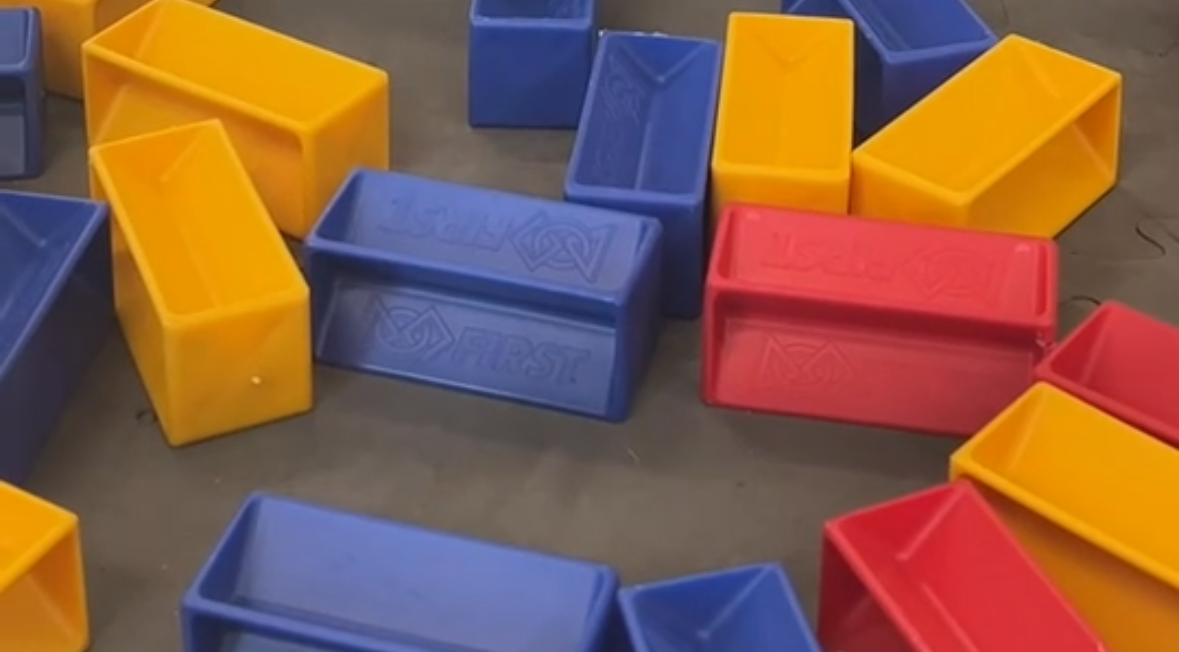
#> input picture img/zoomitd.jpeg, 1179 x 652 px
$ python openCV.py
#> lines starting #> are read from the running program, lines starting #| are printed output that depends on the picture; after the words box and inside, x2 and y2 are one past the last pixel; in counts of white or black regions, pixels touching at a corner belong together
### Loader.py
from PIL import Image, UnidentifiedImageError
import os

class ImageLoader:
    def __init__(self, path):
        self.path = os.path.join("img", path)  # Ensure proper path handling
        self.image = None

    def load_image(self):
        try:
            print(f"Attempting to load image from: {self.path}")
            self.image = Image.open(self.path)
#> self.image is the input picture: PIL image 1179x652 RGBA; mean R, G, B, A 137.5, 93.5, 71.4, 255
            self.image.load()  # Force loading the image into memory
            print("Image loaded successfully.")
        except FileNotFoundError:
            print(f"Error: File not found at {self.path}")
            self.image = None
        except UnidentifiedImageError:
            print(f"Error: Cannot identify image file at {self.path}")
            self.image = None
        except Exception as e:
            print(f"An unexpected error occurred: {e}")
            self.image = None

    def get_image(self):
        if self.image is None:
            print("Image not loaded yet. Loading now...")
            self.load_image()
        return self.image

    # [30 lines left out: functions save_image, getAlpha, getBoxes, getITD, getSamps, not called in this run]
def getITD2():
    loader = ImageLoader('zoomitd.jpeg')
    loader.load_image()
    image = loader.get_image()
    return image

### openCV.py
from Loader import getAlpha, getBoxes, getSamps, getITD, getITD2
import numpy as np
import cv2


# [193 lines left out: functions grey, ycrcb, hls, hsv, yuv, lab and 4 more, not called in this run]


def colorThresh(input, lower, upper):
    image = input
    if image is not None:  # Check if the image is valid
        # Convert the PIL image to a NumPy array for OpenCV
        image_array = cv2.cvtColor(np.array(image), cv2.COLOR_RGB2BGR)

        # Convert the image to HSV color space
        hsv_image = cv2.cvtColor(image_array, cv2.COLOR_BGR2HSV)

        # Create a mask for the specified color range
        mask = cv2.inRange(hsv_image, lower, upper)

        # Apply the mask to the original image
        result = cv2.bitwise_and(image_array, image_array, mask=mask)
        return result
    else:
        print("No image to process.")
        return None


# [285 lines left out: functions contours, contoursMax, submatArea, practicalExample, findSamplesP1, findSamplesP2 and 2 more, not called in this run]


import cv2
import numpy as np


def findSamplesProblematicZOOM(isBlue, step):
    red_lower = np.array([0, 100, 100])
    red_upper = np.array([10, 255, 255])
    yellow_lower = np.array([20, 100, 100])
    yellow_upper = np.array([30, 255, 255])
    blue_lower = np.array([100, 150, 0])
    blue_upper = np.array([140, 255, 255])
    if step > 1:
        yellow_lower = np.array([10, 110, 50])
        yellow_upper = np.array([35, 255, 255])
        blue_lower = np.array([90, 70, 40])
        blue_upper = np.array([135, 255, 255])

    image = getITD2()
    image_array = cv2.cvtColor(np.array(image), cv2.COLOR_RGB2RGBA)

    if step > 0:
        kernel = np.ones((5, 5), np.uint8)
        image2 = cv2.erode(image_array, kernel, iterations=1)
        image3 = cv2.dilate(image2, kernel, iterations=1)
        image = cv2.GaussianBlur(image3, (5, 5), 0)
        if step > 3:
            clean_mask = cv2.morphologyEx(image, cv2.MORPH_CLOSE, kernel)
            image = cv2.morphologyEx(clean_mask, cv2.MORPH_OPEN, kernel)

    yellow = colorThresh(image, yellow_lower, yellow_upper)
#> in colorThresh, `hsv_image = cv2.cvtColor(image_array, cv2.COLOR_BGR2HSV)`: hsv_image: shape (652, 1179, 3); mean H, S, V 68.3, 146.8, 154.9
#> in colorThresh, `mask = cv2.inRange(hsv_image, lower, upper)`:
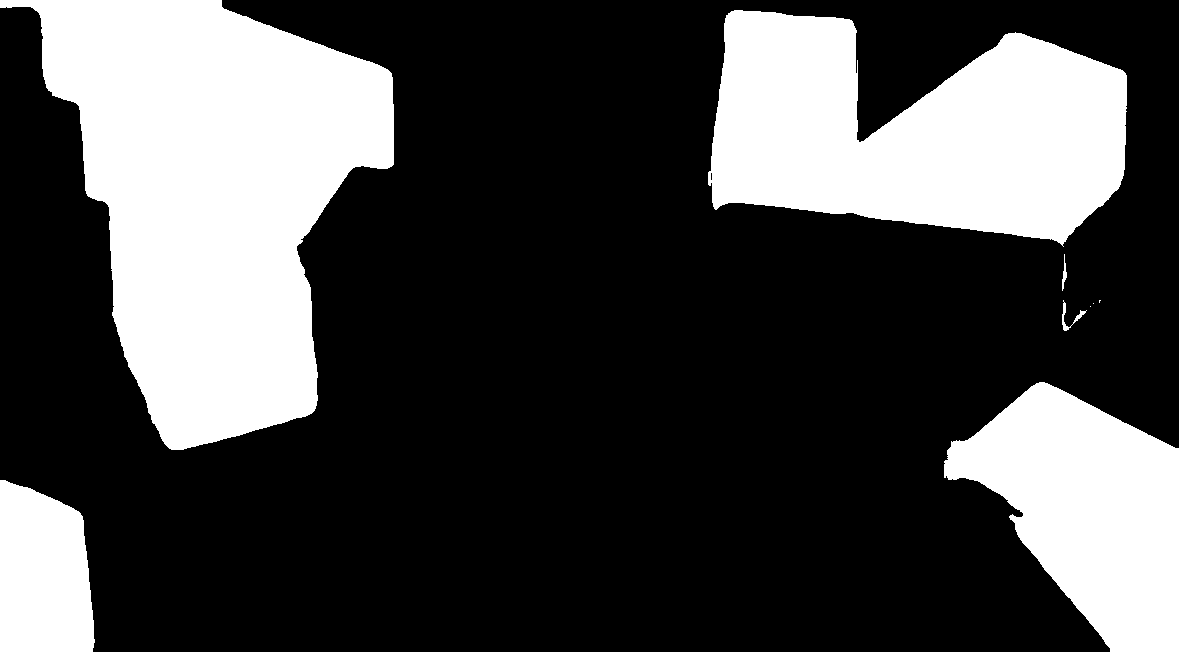
#> mask: shape (652, 1179); 28.9% white; 9 white regions (3 under 20 px), largest, box (x1, y1, x2, y2) and area: (0, 0, 394, 450) 102461, (708, 10, 1127, 247) 67947, (944, 382, 1179, 652) 37816, (0, 480, 95, 652) 13958, (1062, 300, 1087, 331) 153, (1062, 254, 1067, 291) 81

    if isBlue == 1:
        secondary = colorThresh(image, blue_lower, blue_upper)
        # cv2.imshow('Secondary', secondary)
    else:
        if step > 1:
            red_lower2 = np.array([170, 100, 100])
            red_upper2 = np.array([180, 255, 255])
            mask1 = colorThresh(image, red_lower, red_upper)
#> in colorThresh (call 2), `mask = cv2.inRange(hsv_image, lower, upper)`: mask: shape (652, 1179); 2.7% white; 85 white regions (57 under 20 px), largest, box (x1, y1, x2, y2) and area: (714, 202, 1179, 348) 7287, (817, 476, 1112, 652) 5574, (905, 361, 1179, 448) 3064
            mask2 = colorThresh(image, red_lower2, red_upper2)
#> in colorThresh (call 3), `mask = cv2.inRange(hsv_image, lower, upper)`: mask: shape (652, 1179); 13% white; 16 white regions (13 under 20 px), largest, box (x1, y1, x2, y2) and area: (700, 212, 1179, 433) 68579, (822, 488, 1096, 652) 31507, (786, 264, 792, 269) 30
            secondary = cv2.bitwise_or(mask1, mask2)
        else:
            secondary = colorThresh(image, red_lower, red_upper)

    final = cv2.bitwise_or(yellow, secondary)

    if final is not None and final.size > 0:
        if step < 4:
            gray_image = cv2.cvtColor(final, cv2.COLOR_BGR2GRAY)
            contours, _ = cv2.findContours(gray_image, cv2.RETR_EXTERNAL, cv2.CHAIN_APPROX_SIMPLE)
        else:
            # === Advanced Watershed without skimage ===
            gray = cv2.cvtColor(final, cv2.COLOR_BGR2GRAY)
            _, binary = cv2.threshold(gray, 0, 255, cv2.THRESH_BINARY + cv2.THRESH_OTSU)
#> binary: shape (652, 1179); 42.6% white; 7 white regions (3 under 20 px), largest, box (x1, y1, x2, y2) and area: (700, 10, 1179, 652) 212761, (0, 0, 394, 450) 100766, (0, 480, 95, 652) 13920, (856, 631, 880, 652) 268

            kernel = np.ones((3, 3), np.uint8)
            opening = cv2.morphologyEx(binary, cv2.MORPH_OPEN, kernel, iterations=2)
#> opening: shape (652, 1179); 42.6% white; 4 white regions, box (x1, y1, x2, y2) and area: (700, 10, 1179, 652) 212388, (0, 0, 394, 450) 100708, (0, 480, 94, 652) 13916, (856, 631, 880, 652) 268
            sure_bg = cv2.dilate(opening, kernel, iterations=3)
#> sure_bg: shape (652, 1179); 44.6% white; 4 white regions, box (x1, y1, x2, y2) and area: (697, 7, 1179, 652) 222332, (0, 0, 397, 453) 105363, (0, 477, 97, 652) 14726, (853, 628, 883, 652) 553
            dist_transform = cv2.distanceTransform(opening, cv2.DIST_L2, 5)
            _, sure_fg = cv2.threshold(dist_transform, 0.4 * dist_transform.max(), 255, 0)
#> sure_fg: shape (652, 1179) float32; 5.2% white; 11 white regions (5 under 20 px), largest, box (x1, y1, x2, y2) and area: (961, 426, 1179, 652) 21521, (159, 62, 283, 354) 10543, (868, 126, 1043, 239) 6350, (0, 569, 11, 652) 735, (120, 0, 146, 43) 604, (798, 209, 821, 223) 121
            sure_fg = np.uint8(sure_fg)

            # === Manual local maxima: connected components ===
            _, markers = cv2.connectedComponents(sure_fg)
#> markers: shape (652, 1179) int32; 12 distinct labels, from 0 to 11
            markers = markers + 1
#> markers: shape (652, 1179) int32; 12 distinct labels, from 1 to 12
            unknown = cv2.subtract(sure_bg, sure_fg)
#> unknown: shape (652, 1179); 39.4% white; 4 white regions, box (x1, y1, x2, y2) and area: (697, 7, 1179, 652) 194335, (0, 0, 397, 453) 94213, (0, 477, 97, 652) 13991, (853, 628, 883, 652) 553
            markers[unknown == 255] = 0
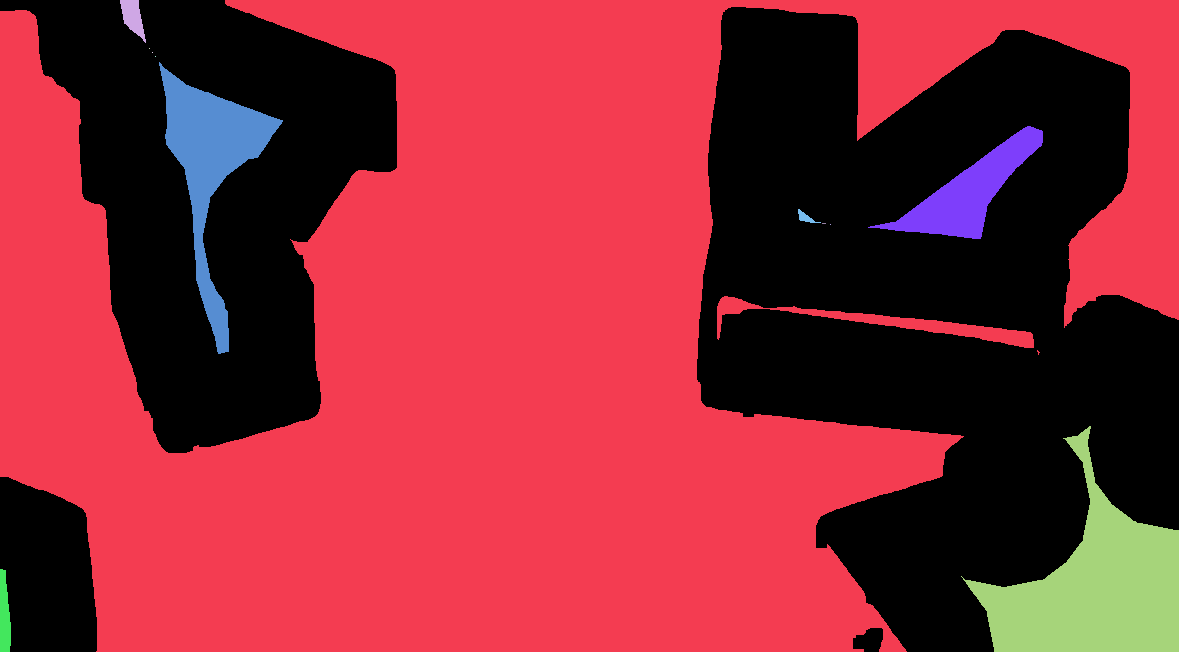
#> markers: shape (652, 1179) int32; 13 distinct labels, from 0 to 12; one colour per label, 0 black

            image_bgr = cv2.cvtColor(np.array(getITD2()), cv2.COLOR_RGB2BGR)
            markers = cv2.watershed(image_bgr, markers)
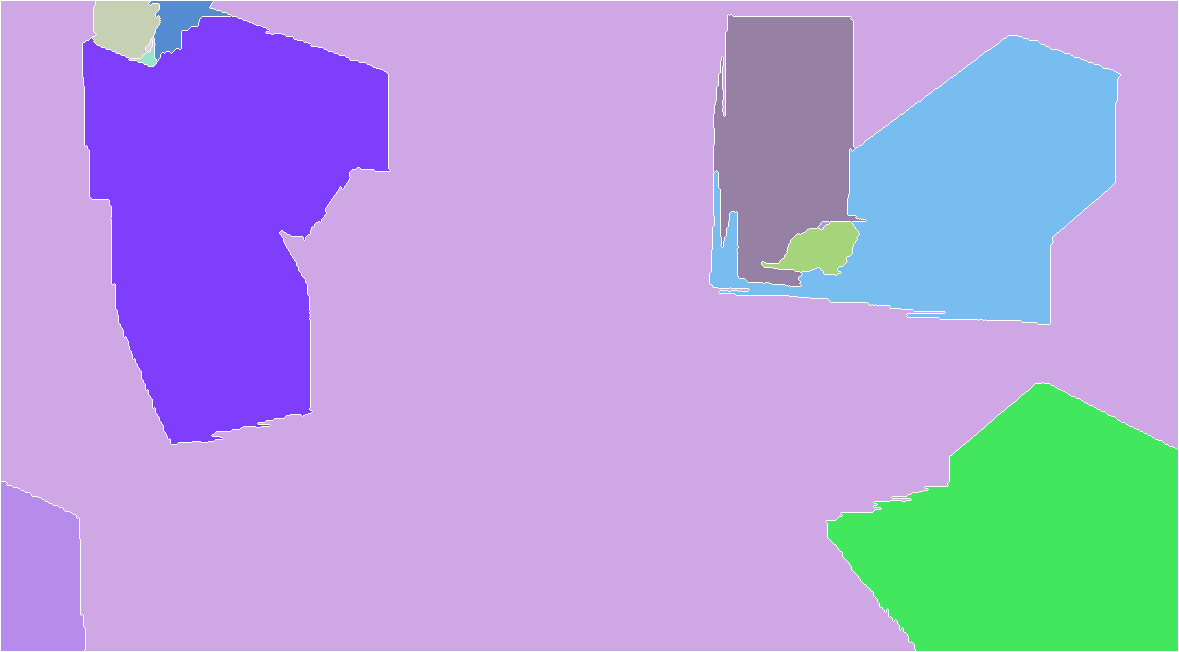
#> markers: shape (652, 1179) int32; 13 distinct labels, from -1 to 12; one colour per label, 0 black, -1 white

            contours = []
            for label in np.unique(markers):
                if label <= 1:
                    continue
                mask = np.uint8(markers == label)
                cs, _ = cv2.findContours(mask, cv2.RETR_EXTERNAL, cv2.CHAIN_APPROX_SIMPLE)
                contours.extend(cs)
#> this loop made 13 passes
#> label on pass 1: -1
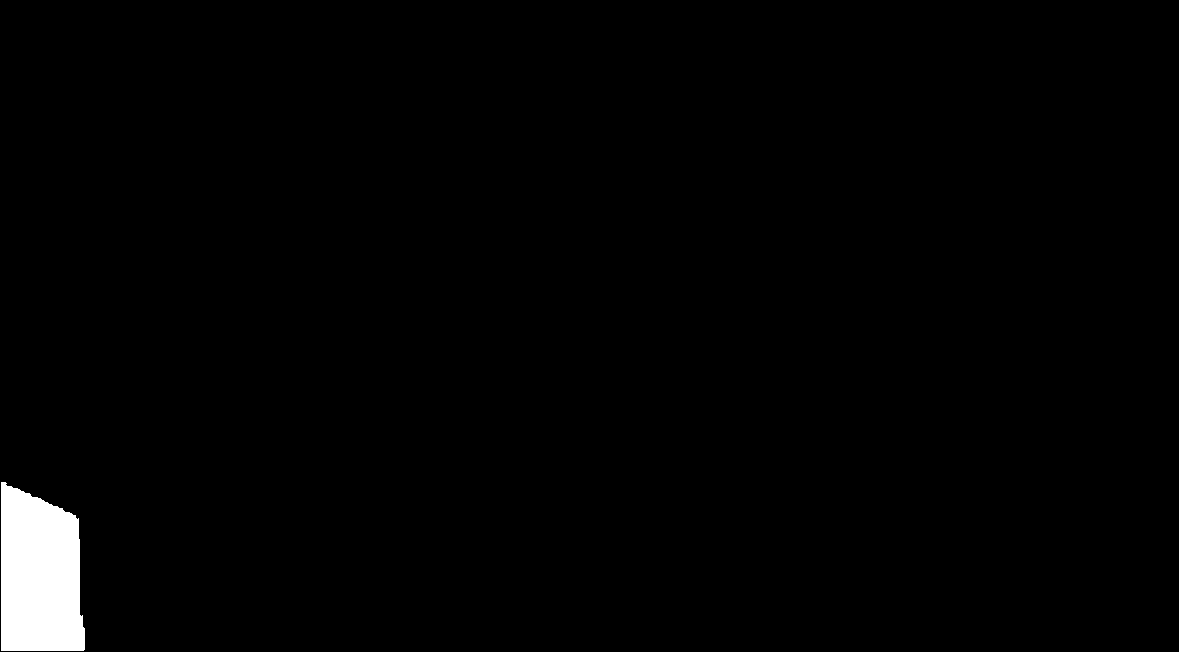
#> mask: shape (652, 1179); values 0 (black) and 1 (white), 1.6% white; 1 white region
#> after the loop, contours = 11 contours; largest, box (x1, y1, x2, y2) and area: (83, 16, 390, 444) 86458, (826, 383, 1178, 651) 65764, (710, 36, 1120, 324) 59130, (714, 15, 866, 286) 29653, (1, 482, 85, 651) 11878

        # Draw bounding boxes
        output = cv2.cvtColor(np.array(getITD2()), cv2.COLOR_RGB2BGR)
        closestCenter = None
        for contour in contours:
            if step > 2 and cv2.contourArea(contour) < 1000:
                continue
            rect = cv2.minAreaRect(contour)
            box = cv2.boxPoints(rect)
            box = np.int32(box)
            cv2.polylines(output, [box], isClosed=True, color=(0, 0, 0), thickness=2)
            if (step > 4):
                # Draw the center of the bounding box
                center = (int(rect[0][0]), int(rect[0][1]))
                cv2.circle(output, center, 5, (255, 0, 0), -1)
                # Find the closest center to the center of the image
                if closestCenter is None or (
                        abs(center[0] - output.shape[1] // 2) < abs(closestCenter[0] - output.shape[1] // 2) and abs(
                        center[1] - output.shape[0] // 2) < abs(closestCenter[1] - output.shape[0] // 2)):
                    closestCenter = center
#> this loop made 11 passes
#> (rect, box, center) on passes 4, 6, 7, 10, 11: (((191.4, 26.34), (79.18, 59.3), -6.34), [[155, 60], [148, 1], [227, -7], [234, 51]], (191, 26)), (((914.2, 173.7), (285.6, 399.9), -87.08), [[1106, 326], [707, 306], [721, 20], [1121, 41]], (914, 173)), (((786.4, 148.5), (147.5, 274.1), -3.74), [[721, 290], [703, 16], [851, 6], [868, 280]], (786, 148)), (((1001.5, 516.5), (267, 351), -90), [[1177, 650], [826, 650], [826, 383], [1177, 383]], (1001, 516)), (((42.5, 566), (168, 83), -90), [[83, 650], [1, 650], [1, 482], [83, 482]], (42, 566))
#> (rect, box, closestCenter) on passes 1, 5, 9: (((125.5, 29), (56, 67), -90), [[159, 57], [92, 57], [92, 1], [159, 1]], (125, 29)), (((239.4, 228.5), (303.9, 425.2), -1.66), [[93, 445], [81, 20], [385, 11], [397, 436]], (239, 228)), (((810.2, 245.2), (53.09, 93.26), -85.1), [[854, 275], [761, 267], [766, 214], [858, 222]], (810, 245))
#> output: shape (652, 1179, 3); mean B, G, R 70.2, 91.3, 133.7
        if closestCenter is not None:
            cv2.circle(output, closestCenter, 10, (0, 255, 0), -1)
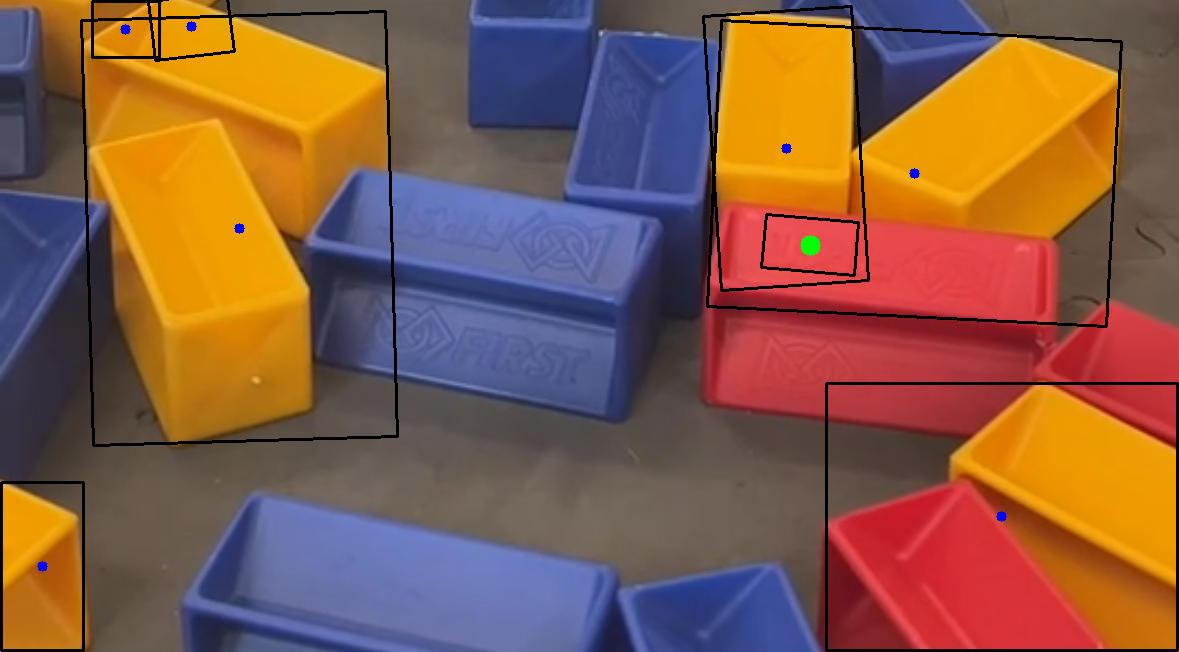
#> output: shape (652, 1179, 3); mean B, G, R 70.2, 91.4, 133.6

        cv2.imshow("Final", output)
        cv2.waitKey(0)
        cv2.destroyAllWindows()
    else:
        print("No valid image to process.")


if __name__ == "__main__":
    findSamplesProblematicZOOM(0, 10)
